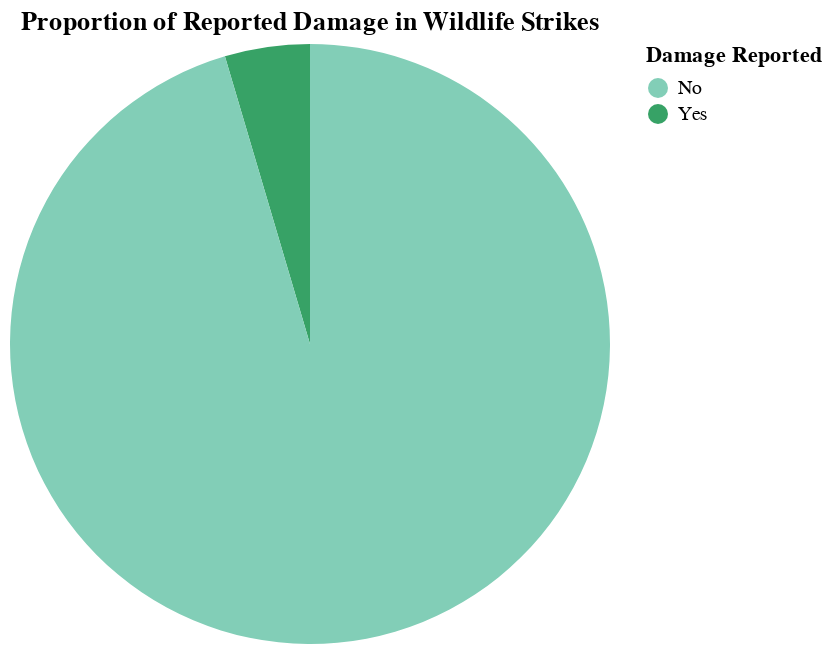

The notebook cell this image was saved under:
### Code cell
damages_chart = alt.Chart(damages, title = 'Proportion of Reported Damage in Wildlife Strikes').mark_arc().encode(
    theta='Count',
    color= alt.Color('Damage Reported').scale(scheme='bluegreen'),
    tooltip=['Count', 'Damage Reported'],
)
damages_chart

### Figure 1 — Vega-Lite specification as saved in the notebook (floating-point values rounded to 4 significant figures)
{"config": {"view": {"continuousWidth": 300, "continuousHeight": 300}}, "data": {"name": "data-311875da05d55a5e748c84e1259a2fe4"}, "mark": {"type": "arc"}, "encoding": {"color": {"field": "Damage Reported", "scale": {"scheme": "bluegreen"}, "type": "nominal"}, "theta": {"field": "Count", "type": "quantitative"}, "tooltip": [{"field": "Count", "type": "quantitative"}, {"field": "Damage Reported", "type": "nominal"}]}, "title": "Proportion of Reported Damage in Wildlife Strikes", "$schema": "https://vega.github.io/schema/vega-lite/v5.20.1.json", "datasets": {"data-311875da05d55a5e748c84e1259a2fe4": [{"Damage Reported": "Yes", "Count": 9303}, {"Damage Reported": "No", "Count": 193929}]}}
